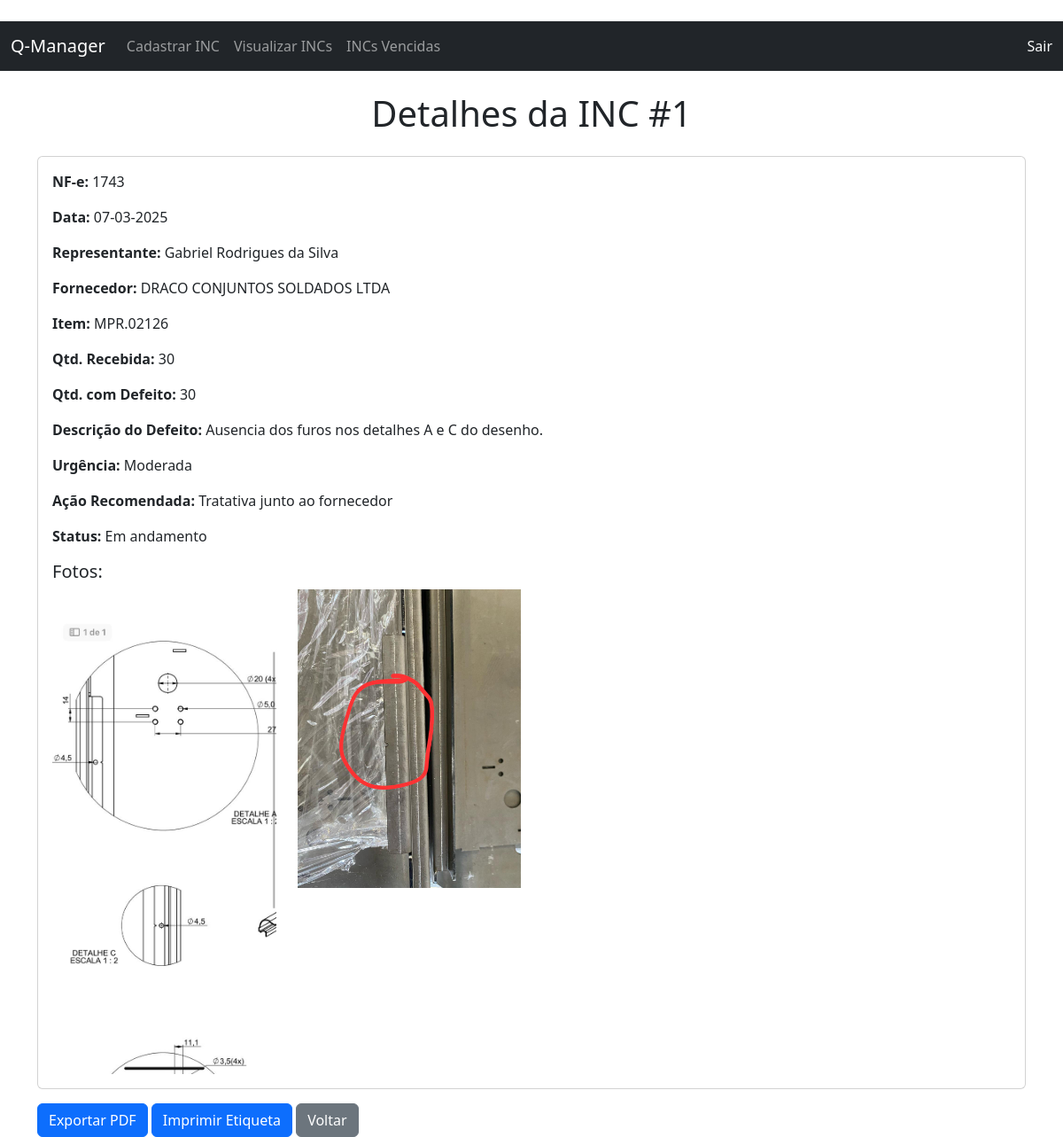
/detalhes_inc/1 (signed in), run on the app's committed database.
### tables this page shows
CREATE TABLE inc (
	id INTEGER NOT NULL, 
	nf INTEGER NOT NULL, 
	data VARCHAR(10) NOT NULL, 
	representante VARCHAR(100) NOT NULL, 
	fornecedor VARCHAR(100) NOT NULL, 
	item VARCHAR(20) NOT NULL, 
	quantidade_recebida INTEGER NOT NULL, 
	quantidade_com_defeito INTEGER NOT NULL, 
	descricao_defeito TEXT, 
	urgencia VARCHAR(20), 
	acao_recomendada TEXT, 
	fotos TEXT, 
	status VARCHAR(20), 
	created_at DATETIME, 
	oc INTEGER NOT NULL, 
	PRIMARY KEY (id), 
	UNIQUE (oc)
);

### web_inc_manager/app.py (the view)
@app.route('/detalhes_inc/<int:inc_id>')
@login_required
def detalhes_inc(inc_id):
    inc = INC.query.get_or_404(inc_id)
    fotos = json.loads(inc.fotos)
    return render_template('detalhes_inc.html', inc=inc, fotos=fotos)

### web_inc_manager/app.py (called while the page is built)
@app.context_processor
def inject_settings():
    settings = {s.element: s for s in LayoutSetting.query.all()}
    return dict(settings=settings)

@login_manager.user_loader
def load_user(user_id):
    return User.query.get(int(user_id))

### web_inc_manager/templates/detalhes_inc.html
﻿{% extends "base.html" %}
{% block content %}
<h1 class="text-center mb-4">Detalhes da INC #{{ inc.oc }}</h1>
<div class="card">
    <div class="card-body">
        <p><strong>NF-e:</strong> {{ inc.nf }}</p>
        <p><strong>Data:</strong> {{ inc.data }}</p>
        <p><strong>Representante:</strong> {{ inc.representante }}</p>
        <p><strong>Fornecedor:</strong> {{ inc.fornecedor }}</p>
        <p><strong>Item:</strong> {{ inc.item }}</p>
        <p><strong>Qtd. Recebida:</strong> {{ inc.quantidade_recebida }}</p>
        <p><strong>Qtd. com Defeito:</strong> {{ inc.quantidade_com_defeito }}</p>
        <p><strong>Descrição do Defeito:</strong> {{ inc.descricao_defeito }}</p>
        <p><strong>Urgência:</strong> {{ inc.urgencia }}</p>
        <p><strong>Ação Recomendada:</strong> {{ inc.acao_recomendada }}</p>
        <p><strong>Status:</strong> {{ inc.status }}</p>
        <h5>Fotos:</h5>
        <div class="row">
            {% for foto in fotos %}
            <div class="col-md-3">
                <img src="{{ url_for('static', filename=foto) }}" class="img-fluid" alt="Foto">
            </div>
            {% endfor %}
        </div>
    </div>
</div>
<a href="{{ url_for('export_pdf', inc_id=inc.id) }}" class="btn btn-primary mt-3">Exportar PDF</a>
<a href="{{ url_for('print_inc_label', inc_id=inc.id) }}" class="btn btn-primary mt-3">Imprimir Etiqueta</a>
<a href="{{ url_for('visualizar_incs') }}" class="btn btn-secondary mt-3">Voltar</a>
{% endblock %}

### web_inc_manager/static/css/style.css (style rules this page uses)
body { transition: background-color 0.3s, color 0.3s; }
.btn { transition: transform 0.2s; }

### data on the page
inc: representante "Gabriel Rodrigues da Silva", fornecedor "DRACO CONJUNTOS SOLDADOS LTDA", item "MPR.02126", descricao_defeito "Ausencia dos furos nos detalhes A e C do desenho.", urgencia "Moderada", acao_recomendada "Tratativa junto ao fornecedor", status "Em andamento"

### other printed values
{{ inc.oc }} "1"
{{ inc.nf }} "1743"
{{ inc.data }} "07-03-2025"
{{ inc.quantidade_recebida }} "30"
{{ inc.quantidade_com_defeito }} "30"
